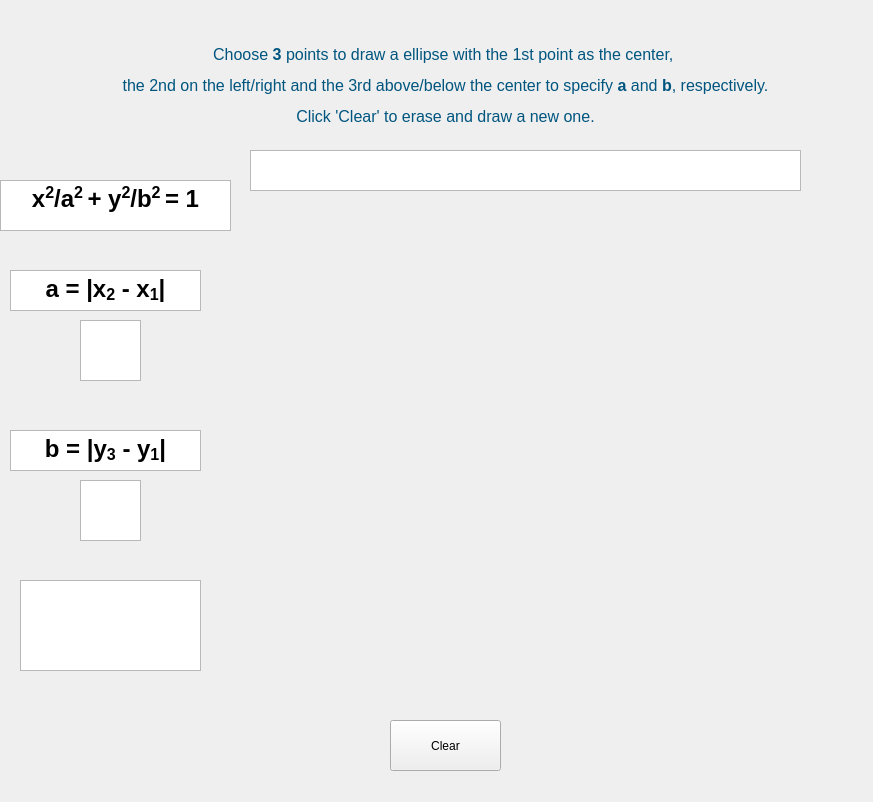
<?xml version="1.0" encoding="UTF-8"?>
<ui version="4.0">
 <class>Ellipse</class>
 <widget class="QWidget" name="Ellipse">
  <property name="geometry">
   <rect>
    <x>0</x>
    <y>0</y>
    <width>873</width>
    <height>802</height>
   </rect>
  </property>
  <property name="windowTitle">
   <string>Form</string>
  </property>
  <widget class="QLabel" name="ellipselabel">
   <property name="geometry">
    <rect>
     <x>30</x>
     <y>20</y>
     <width>831</width>
     <height>131</height>
    </rect>
   </property>
   <property name="frameShape">
    <enum>QFrame::NoFrame</enum>
   </property>
   <property name="frameShadow">
    <enum>QFrame::Sunken</enum>
   </property>
   <property name="text">
    <string>&lt;html&gt;&lt;head/&gt;&lt;body&gt;&lt;p align=&quot;center&quot;&gt;&lt;span style=&quot; font-size:12pt; color:#00557f;&quot;&gt;Choose &lt;/span&gt;&lt;span style=&quot; font-size:12pt; font-weight:600; color:#00557f;&quot;&gt;3&lt;/span&gt;&lt;span style=&quot; font-size:12pt; color:#00557f;&quot;&gt; points to draw a ellipse with the 1st point as the center, &lt;/span&gt;&lt;/p&gt;&lt;p align=&quot;center&quot;&gt;&lt;span style=&quot; font-size:12pt; color:#00557f;&quot;&gt;the 2nd on the left/right and the 3rd above/below the center to specify &lt;/span&gt;&lt;span style=&quot; font-size:12pt; font-weight:600; color:#00557f;&quot;&gt;a&lt;/span&gt;&lt;span style=&quot; font-size:12pt; color:#00557f;&quot;&gt; and &lt;/span&gt;&lt;span style=&quot; font-size:12pt; font-weight:600; color:#00557f;&quot;&gt;b&lt;/span&gt;&lt;span style=&quot; font-size:12pt; color:#00557f;&quot;&gt;, respectively.&lt;/span&gt;&lt;/p&gt;&lt;p align=&quot;center&quot;&gt;&lt;span style=&quot; font-size:12pt; color:#00557f;&quot;&gt;Click 'Clear' to erase and draw a new one.&lt;/span&gt;&lt;/p&gt;&lt;/body&gt;&lt;/html&gt;</string>
   </property>
  </widget>
  <widget class="QTextBrowser" name="lineEdit">
   <property name="geometry">
    <rect>
     <x>250</x>
     <y>150</y>
     <width>551</width>
     <height>41</height>
    </rect>
   </property>
  </widget>
  <widget class="QPushButton" name="Clear">
   <property name="geometry">
    <rect>
     <x>390</x>
     <y>720</y>
     <width>111</width>
     <height>51</height>
    </rect>
   </property>
   <property name="text">
    <string>Clear</string>
   </property>
  </widget>
  <widget class="QTextBrowser" name="textBrowser">
   <property name="geometry">
    <rect>
     <x>10</x>
     <y>270</y>
     <width>191</width>
     <height>41</height>
    </rect>
   </property>
   <property name="html">
    <string>&lt;!DOCTYPE HTML PUBLIC &quot;-//W3C//DTD HTML 4.0//EN&quot; &quot;http://www.w3.org/TR/REC-html40/strict.dtd&quot;&gt;
&lt;html&gt;&lt;head&gt;&lt;meta name=&quot;qrichtext&quot; content=&quot;1&quot; /&gt;&lt;style type=&quot;text/css&quot;&gt;
p, li { white-space: pre-wrap; }
&lt;/style&gt;&lt;/head&gt;&lt;body style=&quot; font-family:'SimSun'; font-size:9pt; font-weight:400; font-style:normal;&quot;&gt;
&lt;p align=&quot;center&quot; style=&quot; margin-top:0px; margin-bottom:0px; margin-left:0px; margin-right:0px; -qt-block-indent:0; text-indent:0px;&quot;&gt;&lt;span style=&quot; font-size:18pt; font-weight:600;&quot;&gt;a = |x&lt;/span&gt;&lt;span style=&quot; font-size:18pt; font-weight:600; vertical-align:sub;&quot;&gt;2&lt;/span&gt;&lt;span style=&quot; font-size:18pt; font-weight:600;&quot;&gt; - x&lt;/span&gt;&lt;span style=&quot; font-size:18pt; font-weight:600; vertical-align:sub;&quot;&gt;1&lt;/span&gt;&lt;span style=&quot; font-size:18pt; font-weight:600;&quot;&gt;|&lt;/span&gt;&lt;/p&gt;&lt;/body&gt;&lt;/html&gt;</string>
   </property>
  </widget>
  <widget class="QTextBrowser" name="aValue">
   <property name="geometry">
    <rect>
     <x>80</x>
     <y>320</y>
     <width>61</width>
     <height>61</height>
    </rect>
   </property>
  </widget>
  <widget class="QTextBrowser" name="textBrowser_2">
   <property name="geometry">
    <rect>
     <x>10</x>
     <y>430</y>
     <width>191</width>
     <height>41</height>
    </rect>
   </property>
   <property name="html">
    <string>&lt;!DOCTYPE HTML PUBLIC &quot;-//W3C//DTD HTML 4.0//EN&quot; &quot;http://www.w3.org/TR/REC-html40/strict.dtd&quot;&gt;
&lt;html&gt;&lt;head&gt;&lt;meta name=&quot;qrichtext&quot; content=&quot;1&quot; /&gt;&lt;style type=&quot;text/css&quot;&gt;
p, li { white-space: pre-wrap; }
&lt;/style&gt;&lt;/head&gt;&lt;body style=&quot; font-family:'SimSun'; font-size:9pt; font-weight:400; font-style:normal;&quot;&gt;
&lt;p align=&quot;center&quot; style=&quot; margin-top:0px; margin-bottom:0px; margin-left:0px; margin-right:0px; -qt-block-indent:0; text-indent:0px;&quot;&gt;&lt;span style=&quot; font-size:18pt; font-weight:600;&quot;&gt;b = |y&lt;/span&gt;&lt;span style=&quot; font-size:18pt; font-weight:600; vertical-align:sub;&quot;&gt;3&lt;/span&gt;&lt;span style=&quot; font-size:18pt; font-weight:600;&quot;&gt; - y&lt;/span&gt;&lt;span style=&quot; font-size:18pt; font-weight:600; vertical-align:sub;&quot;&gt;1&lt;/span&gt;&lt;span style=&quot; font-size:18pt; font-weight:600;&quot;&gt;|&lt;/span&gt;&lt;/p&gt;&lt;/body&gt;&lt;/html&gt;</string>
   </property>
  </widget>
  <widget class="QTextBrowser" name="bValue">
   <property name="geometry">
    <rect>
     <x>80</x>
     <y>480</y>
     <width>61</width>
     <height>61</height>
    </rect>
   </property>
   <property name="html">
    <string>&lt;!DOCTYPE HTML PUBLIC &quot;-//W3C//DTD HTML 4.0//EN&quot; &quot;http://www.w3.org/TR/REC-html40/strict.dtd&quot;&gt;
&lt;html&gt;&lt;head&gt;&lt;meta name=&quot;qrichtext&quot; content=&quot;1&quot; /&gt;&lt;style type=&quot;text/css&quot;&gt;
p, li { white-space: pre-wrap; }
&lt;/style&gt;&lt;/head&gt;&lt;body style=&quot; font-family:'SimSun'; font-size:9pt; font-weight:400; font-style:normal;&quot;&gt;
&lt;p align=&quot;center&quot; style=&quot;-qt-paragraph-type:empty; margin-top:0px; margin-bottom:0px; margin-left:0px; margin-right:0px; -qt-block-indent:0; text-indent:0px;&quot;&gt;&lt;br /&gt;&lt;/p&gt;&lt;/body&gt;&lt;/html&gt;</string>
   </property>
  </widget>
  <widget class="QTextBrowser" name="ellipseCenter">
   <property name="geometry">
    <rect>
     <x>20</x>
     <y>580</y>
     <width>181</width>
     <height>91</height>
    </rect>
   </property>
   <property name="html">
    <string>&lt;!DOCTYPE HTML PUBLIC &quot;-//W3C//DTD HTML 4.0//EN&quot; &quot;http://www.w3.org/TR/REC-html40/strict.dtd&quot;&gt;
&lt;html&gt;&lt;head&gt;&lt;meta name=&quot;qrichtext&quot; content=&quot;1&quot; /&gt;&lt;style type=&quot;text/css&quot;&gt;
p, li { white-space: pre-wrap; }
&lt;/style&gt;&lt;/head&gt;&lt;body style=&quot; font-family:'SimSun'; font-size:9pt; font-weight:400; font-style:normal;&quot;&gt;
&lt;p align=&quot;center&quot; style=&quot;-qt-paragraph-type:empty; margin-top:0px; margin-bottom:0px; margin-left:0px; margin-right:0px; -qt-block-indent:0; text-indent:0px;&quot;&gt;&lt;br /&gt;&lt;/p&gt;&lt;/body&gt;&lt;/html&gt;</string>
   </property>
  </widget>
  <widget class="QTextBrowser" name="textBrowser_3">
   <property name="geometry">
    <rect>
     <x>0</x>
     <y>180</y>
     <width>231</width>
     <height>51</height>
    </rect>
   </property>
   <property name="html">
    <string>&lt;!DOCTYPE HTML PUBLIC &quot;-//W3C//DTD HTML 4.0//EN&quot; &quot;http://www.w3.org/TR/REC-html40/strict.dtd&quot;&gt;
&lt;html&gt;&lt;head&gt;&lt;meta name=&quot;qrichtext&quot; content=&quot;1&quot; /&gt;&lt;style type=&quot;text/css&quot;&gt;
p, li { white-space: pre-wrap; }
&lt;/style&gt;&lt;/head&gt;&lt;body style=&quot; font-family:'SimSun'; font-size:9pt; font-weight:400; font-style:normal;&quot;&gt;
&lt;p align=&quot;center&quot; style=&quot; margin-top:0px; margin-bottom:0px; margin-left:0px; margin-right:0px; -qt-block-indent:0; text-indent:0px;&quot;&gt;&lt;span style=&quot; font-size:18pt; font-weight:600;&quot;&gt;x&lt;/span&gt;&lt;span style=&quot; font-size:18pt; font-weight:600; vertical-align:super;&quot;&gt;2&lt;/span&gt;&lt;span style=&quot; font-size:18pt; font-weight:600;&quot;&gt;/a&lt;/span&gt;&lt;span style=&quot; font-size:18pt; font-weight:600; vertical-align:super;&quot;&gt;2 &lt;/span&gt;&lt;span style=&quot; font-size:18pt; font-weight:600;&quot;&gt;+ y&lt;/span&gt;&lt;span style=&quot; font-size:18pt; font-weight:600; vertical-align:super;&quot;&gt;2&lt;/span&gt;&lt;span style=&quot; font-size:18pt; font-weight:600;&quot;&gt;/b&lt;/span&gt;&lt;span style=&quot; font-size:18pt; font-weight:600; vertical-align:super;&quot;&gt;2 &lt;/span&gt;&lt;span style=&quot; font-size:18pt; font-weight:600;&quot;&gt;= 1&lt;/span&gt;&lt;/p&gt;&lt;/body&gt;&lt;/html&gt;</string>
   </property>
  </widget>
 </widget>
 <resources/>
 <connections>
  <connection>
   <sender>Clear</sender>
   <signal>clicked()</signal>
   <receiver>Ellipse</receiver>
   <slot>Clear_click()</slot>
   <hints>
    <hint type="sourcelabel">
     <x>347</x>
     <y>689</y>
    </hint>
    <hint type="destinationlabel">
     <x>429</x>
     <y>699</y>
    </hint>
   </hints>
  </connection>
 </connections>
 <slots>
  <slot>Clear_click()</slot>
 </slots>
</ui>
